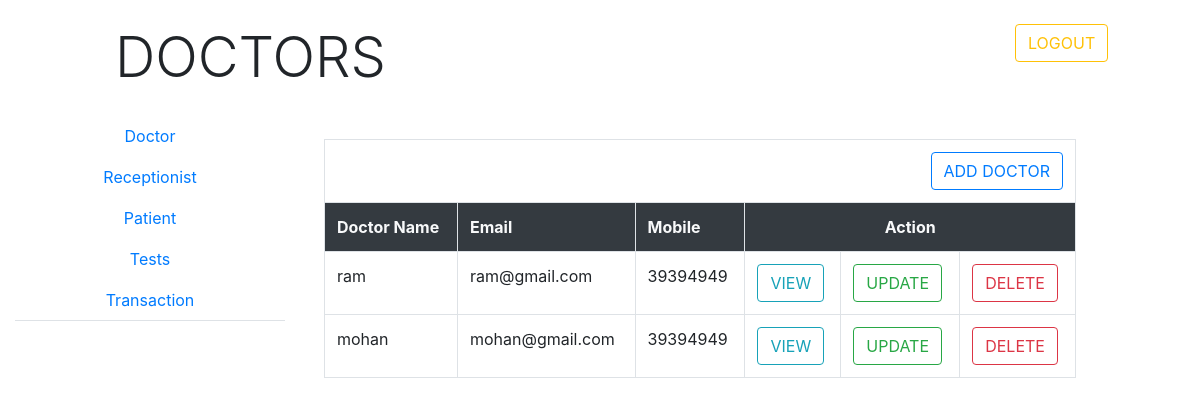
The app's page /doc.php with its own data.
### tables this page shows
CREATE TABLE IF NOT EXISTS `doctor` (
  `did` int(8) NOT NULL AUTO_INCREMENT,
  `name` varchar(40) NOT NULL,
  `email` varchar(50) NOT NULL,
  `mob` varchar(10) NOT NULL,
  `qly` varchar(40) NOT NULL,
  `exp` varchar(40) NOT NULL,
  `pswd` varchar(20) NOT NULL DEFAULT '12345',
  PRIMARY KEY (`did`)
);

### operation.php (called while the page is built, shortened)
    <?php
class operation
{
public $con;
function __construct()
{
	$this->con=new mysqli(host,username,password,database);
}
function selectall($sql)
{
	$x=$this->con->query($sql);
	return $x;
}
}
 ?>

### doc.php (the view, shortened to what this page needs)
<!DOCTYPE html>
<html>
<head>
<?php include("externalfiles.php") ?>
</head>
<body>
<div class="container-fluid mt-4">
	<div class="row">
		<div class="col-md-1"></div>
				<div class="col-md-9 display-4 ">DOCTORS</div>
		<div class="col-md-2">
			<form action="logout.php"><button class="btn btn-outline-warning">LOGOUT</button></form>
		</div>
	</div>
</div>
<div class="container-fluid mt-4">
	<div class="row">
		<div class="col-md-3">
			<ul class="nav nav-tabs flex-column text-center">
<li class="nav-item"><a href="doc.php" class="nav-link">Doctor</a></li>
<li class="nav-item"><a href="recp.php"class="nav-link">Receptionist</a></li>
<li class="nav-item"><a href="pat.php" class="nav-link">Patient</a></li>
<li class="nav-item"><a href="test.php" class="nav-link">Tests</a></li>
<li class="nav-item"><a href="transaction.php" class="nav-link">Transaction</a></li>
		</ul>
		</div>
<div class="col-md-8 p-4">
<table class="table table-hover table-bordered">
	<tr><td colspan="8"class="text-right"><a href="adddoc.php"><button class="btn btn-outline-primary">ADD DOCTOR</button></a></td></tr>
	<tr class="bg-dark text-light"><th>Doctor Name</th><th>Email</th><th>Mobile</th><th colspan="3" class="text-center">Action</th>
	</tr>
	<?php
include("operation.php");
$obj=new operation();
$sql="select * from doctor";
$x=$obj->selectall($sql);
while($r=$x->fetch_assoc())
{
?>
<tr><td><?php echo $r['name'] ?></td>
<td><?php echo $r['email'] ?></td><td><?php echo $r['mob'] ?></td>
<td><form action="viewdoc.php" method="post"><button type="submit" name="id" value="<?php echo $r['did'] ?>"class="btn btn-outline-info">VIEW</button></form></td>
<td><form action="updatedoc.php" method="post"><button type="submit" name="id" value="<?php echo $r['did'] ?>"class="btn btn-outline-success">UPDATE</button></form></td>
<td><form action="deletedoc.php" method="post"><button type="submit" name="id" value="<?php echo $r['did'] ?>"class="btn btn-outline-danger">DELETE</button></form></td>
</tr>
<?php
}	 ?>
</table>
			</div>
			<div class="col-md-1"></div>
	</div>
</div>
</body>
</html>

### records on screen
doctor: name "ram", email "ram@gmail.com", mob "39394949", $r['did'] 2 (drawn)
doctor: name "mohan", email "mohan@gmail.com", mob "39394949", $r['did'] 3 (drawn)
